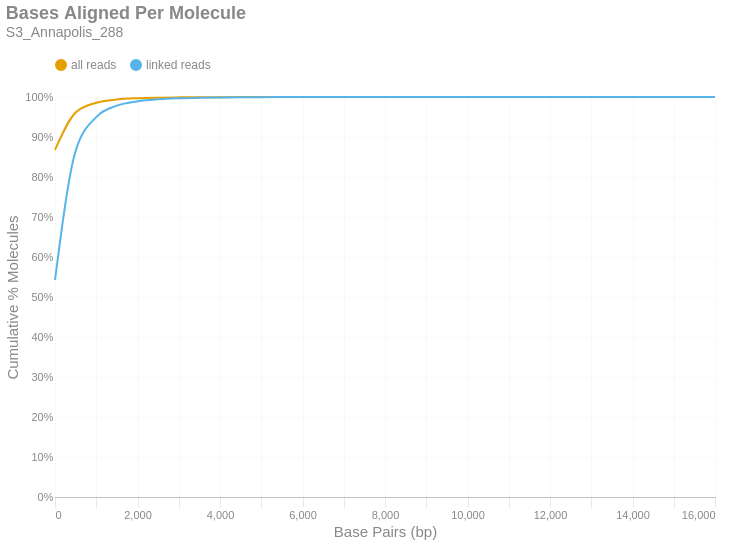

Notebook code for this chart:
### Markdown cell above
### Bases Aligned Per Molecule
This is a cumulative frequency distribution showing the number of base pairs aligned per unique molecule. These data are shown in 500 bp bins. There are two distributions: one with `all reads` (yellow) and another with only `linked reads` (blue). The percent of molecules in the `linked reads` distribution is relative to the total number of linked molecules.

### Code cell
if SKIPLR:
    print_html(f"Skipped")
else:
    binned_df = consolidated_hist(valids['aligned_bp'], mask, 500, True)
    with SafeRender(binned_df):
        (
            density_plot(binned_df, 'Bases Aligned Per Molecule', samplename, 'basesper')
            .encode(
                x=alt.X('bin:Q', title="Base Pairs (bp)").axis(tickMinStep=500).scale(padding=0),
                y=alt.Y('value:Q', title='Cumulative % Molecules')
                    .axis(format='%')
                    .scale(domain = [0,1])
                    .stack(False),
                color=alt.Color("key:N").scale(domain = ["all reads", "linked reads"]),
                tooltip = [
                    alt.Tooltip("key:N", title = "Data Type"),
                    alt.Tooltip("range_label:N", title="Bases Aligned Per Molecule"),
                    alt.Tooltip("value:Q", format = ".2%", title="% Molecules (Cum.)")
                ]
            )
        ).display()

### Figure 1 — Vega-Lite specification as saved in the notebook (floating-point values rounded to 4 significant figures)
{"width": "container", "height": 400, "config": {"title": {"anchor": "start", "dy": -15, "fontSize": 18, "color": "#888888", "subtitleColor": "#888888", "subtitleFontSize": 14}, "arc": {"fill": "#0072B2"}, "axis": {"domainColor": "#888888", "domainWidth": 0.5, "gridWidth": 0.2, "grid": false, "titleFontWeight": 400, "titleFontSize": 15, "labelFontSize": 11, "labelColor": "#888888", "tickColor": "#888888", "tickWidth": 0.2, "titleColor": "#888888"}, "axisBand": {"grid": false}, "axisX": {"grid": true, "tickSize": 10, "domainCap": "round"}, "axisY": {"domain": false, "grid": true, "tickSize": 0, "domainCap": "round"}, "background": "transparent", "header": {"labelFontSize": 15, "labelColor": "#888888", "titleFontSize": 15, "titleFontWeight": 600, "titleColor": "#888888"}, "legend": {"labelFont": "sans-serif", "labelFontSize": 12, "labelColor": "#888888", "symbolSize": 100, "symbolType": "circle", "titleFontSize": 12, "titlePadding": 10, "titleColor": "#888888", "title": null, "orient": "top"}, "range": {"category": ["#E69F00", "#56B4E9", "#009E73", "#F0E442", "#0072B2", "#D55E00", "#CC79A7", "#000000"], "diverging": ["#cfe8f3", "#a2d4ec", "#73bfe2", "#46abdb", "#1696d2", "#12719e"]}, "area": {"fill": "#0072B2", "fillOpacity": 0.7, "line": true, "strokeOpacity": 0.7}, "line": {"color": "#0072B2", "stroke": "#0072B2", "strokeWidth": 2}, "trail": {"color": "#0072B2", "stroke": "#0072B2", "strokeWidth": 0, "size": 1}, "point": {"filled": true, "fillOpacity": 1.0, "size": 95}, "text": {"color": "#888888", "fontSize": 11, "align": "right", "fontWeight": 400, "size": 11}, "bar": {"fill": "#0072B2", "stroke": null}, "view": {"stroke": null, "continuousWidth": 660, "continuousHeight": 400}}, "data": {"name": "data-ae2b05d287e0e61df937438c87627ef8"}, "mark": {"type": "line", "interpolate": "monotone", "point": {"opacity": 0, "size": 275}}, "encoding": {"color": {"field": "key", "scale": {"domain": ["all reads", "linked reads"]}, "type": "nominal"}, "tooltip": [{"field": "key", "title": "Data Type", "type": "nominal"}, {"field": "range_label", "title": "Bases Aligned Per Molecule", "type": "nominal"}, {"field": "value", "format": ".2%", "title": "% Molecules (Cum.)", "type": "quantitative"}], "x": {"axis": {"tickMinStep": 500}, "field": "bin", "scale": {"padding": 0}, "title": "Base Pairs (bp)", "type": "quantitative"}, "y": {"axis": {"format": "%"}, "field": "value", "scale": {"domain": [0, 1]}, "stack": false, "title": "Cumulative % Molecules", "type": "quantitative"}}, "params": [{"name": "param_c36ac31b6afebe62", "select": {"type": "point", "fields": ["key"]}, "bind": "legend"}], "title": {"text": "Bases Aligned Per Molecule", "subtitle": "S3_Annapolis_288"}, "transform": [{"fold": ["all reads (cumsum)", "linked reads (cumsum)"]}, {"calculate": "replace(datum.key, ' (cumsum)', '')", "as": "key"}, {"filter": {"param": "param_c36ac31b6afebe62"}}], "usermeta": {"embedOptions": {"downloadFileName": "S3_Annapolis_288.basesper"}}, "$schema": "https://vega.github.io/schema/vega-lite/v6.1.0.json", "datasets": {"data-ae2b05d287e0e61df937438c87627ef8": [{"bin": "0.0", "interval": "0.0-500.0", "all reads": 0.8676, "linked reads": 0.5425, "all reads (cumsum)": 0.8676, "linked reads (cumsum)": 0.5425, "range_label": "0-499"}, {"bin": "500.0", "interval": "500.0-1000.0", "all reads": 0.09342, "linked reads": 0.3224, "all reads (cumsum)": 0.9611, "linked reads (cumsum)": 0.865, "range_label": "500-999"}, {"bin": "1000.0", "interval": "1000.0-1500.0", "all reads": 0.02448, "linked reads": 0.0849, "all reads (cumsum)": 0.9855, "linked reads (cumsum)": 0.9499, "range_label": "1000-1499"}, {"bin": "1500.0", "interval": "1500.0-2000.0", "all reads": 0.008219, "linked reads": 0.0285, "all reads (cumsum)": 0.9938, "linked reads (cumsum)": 0.9784, "range_label": "1500-1999"}, {"bin": "2000.0", "interval": "2000.0-2500.0", "all reads": 0.003215, "linked reads": 0.01115, "all reads (cumsum)": 0.997, "linked reads (cumsum)": 0.9895, "range_label": "2000-2499"}, {"bin": "2500.0", "interval": "2500.0-3000.0", "all reads": 0.001405, "linked reads": 0.004873, "all reads (cumsum)": 0.9984, "linked reads (cumsum)": 0.9944, "range_label": "2500-2999"}, {"bin": "3000.0", "interval": "3000.0-3500.0", "all reads": 0.0006914, "linked reads": 0.002398, "all reads (cumsum)": 0.9991, "linked reads (cumsum)": 0.9968, "range_label": "3000-3499"}, {"bin": "3500.0", "interval": "3500.0-4000.0", "all reads": 0.000379, "linked reads": 0.001314, "all reads (cumsum)": 0.9995, "linked reads (cumsum)": 0.9981, "range_label": "3500-3999"}, {"bin": "4000.0", "interval": "4000.0-4500.0", "all reads": 0.0002133, "linked reads": 0.0007397, "all reads (cumsum)": 0.9997, "linked reads (cumsum)": 0.9988, "range_label": "4000-4499"}, {"bin": "4500.0", "interval": "4500.0-5000.0", "all reads": 0.0001254, "linked reads": 0.000435, "all reads (cumsum)": 0.9998, "linked reads (cumsum)": 0.9993, "range_label": "4500-4999"}, {"bin": "5000.0", "interval": "5000.0-5500.0", "all reads": 7.36e-05, "linked reads": 0.0002552, "all reads (cumsum)": 0.9999, "linked reads (cumsum)": 0.9995, "range_label": "5000-5499"}, {"bin": "5500.0", "interval": "5500.0-6000.0", "all reads": 4.747e-05, "linked reads": 0.0001646, "all reads (cumsum)": 0.9999, "linked reads (cumsum)": 0.9997, "range_label": "5500-5999"}, {"bin": "6000.0", "interval": "6000.0-6500.0", "all reads": 3.092e-05, "linked reads": 0.0001072, "all reads (cumsum)": 0.9999, "linked reads (cumsum)": 0.9998, "range_label": "6000-6499"}, {"bin": "6500.0", "interval": "6500.0-7000.0", "all reads": 1.978e-05, "linked reads": 6.859e-05, "all reads (cumsum)": 1.0, "linked reads (cumsum)": 0.9999, "range_label": "6500-6999"}, {"bin": "7000.0", "interval": "7000.0-7500.0", "all reads": 1.197e-05, "linked reads": 4.152e-05, "all reads (cumsum)": 1.0, "linked reads (cumsum)": 0.9999, "range_label": "7000-7499"}, {"bin": "7500.0", "interval": "7500.0-8000.0", "all reads": 6.558e-06, "linked reads": 2.274e-05, "all reads (cumsum)": 1.0, "linked reads (cumsum)": 0.9999, "range_label": "7500-7999"}, {"bin": "8000.0", "interval": "8000.0-8500.0", "all reads": 6.246e-06, "linked reads": 2.166e-05, "all reads (cumsum)": 1.0, "linked reads (cumsum)": 1.0, "range_label": "8000-8499"}, {"bin": "8500.0", "interval": "8500.0-9000.0", "all reads": 2.498e-06, "linked reads": 8.664e-06, "all reads (cumsum)": 1.0, "linked reads (cumsum)": 1.0, "range_label": "8500-8999"}, {"bin": "9000.0", "interval": "9000.0-9500.0", "all reads": 1.874e-06, "linked reads": 6.498e-06, "all reads (cumsum)": 1.0, "linked reads (cumsum)": 1.0, "range_label": "9000-9499"}, {"bin": "9500.0", "interval": "9500.0-10000.0", "all reads": 1.562e-06, "linked reads": 5.415e-06, "all reads (cumsum)": 1.0, "linked reads (cumsum)": 1.0, "range_label": "9500-9999"}, {"bin": "10000.0", "interval": "10000.0-10500.0", "all reads": 1.457e-06, "linked reads": 5.054e-06, "all reads (cumsum)": 1.0, "linked reads (cumsum)": 1.0, "range_label": "10000-10499"}, {"bin": "10500.0", "interval": "10500.0-11000.0", "all reads": 1.041e-06, "linked reads": 3.61e-06, "all reads (cumsum)": 1.0, "linked reads (cumsum)": 1.0, "range_label": "10500-10999"}, {"bin": "11000.0", "interval": "11000.0-11500.0", "all reads": 9.369e-07, "linked reads": 3.249e-06, "all reads (cumsum)": 1.0, "linked reads (cumsum)": 1.0, "range_label": "11000-11499"}, {"bin": "11500.0", "interval": "11500.0-12000.0", "all reads": 2.082e-07, "linked reads": 7.22e-07, "all reads (cumsum)": 1.0, "linked reads (cumsum)": 1.0, "range_label": "11500-11999"}, {"bin": "12000.0", "interval": "12000.0-12500.0", "all reads": 4.164e-07, "linked reads": 1.444e-06, "all reads (cumsum)": 1.0, "linked reads (cumsum)": 1.0, "range_label": "12000-12499"}, {"bin": "12500.0", "interval": "12500.0-13000.0", "all reads": 3.123e-07, "linked reads": 1.083e-06, "all reads (cumsum)": 1.0, "linked reads (cumsum)": 1.0, "range_label": "12500-12999"}, {"bin": "13000.0", "interval": "13000.0-13500.0", "all reads": 1.041e-07, "linked reads": 3.61e-07, "all reads (cumsum)": 1.0, "linked reads (cumsum)": 1.0, "range_label": "13000-13499"}, {"bin": "13500.0", "interval": "13500.0-14000.0", "all reads": 0.0, "linked reads": 0.0, "all reads (cumsum)": 1.0, "linked reads (cumsum)": 1.0, "range_label": "13500-13999"}, {"bin": "14000.0", "interval": "14000.0-14500.0", "all reads": 1.041e-07, "linked reads": 3.61e-07, "all reads (cumsum)": 1.0, "linked reads (cumsum)": 1.0, "range_label": "14000-14499"}, {"bin": "14500.0", "interval": "14500.0-15000.0", "all reads": 0.0, "linked reads": 0.0, "all reads (cumsum)": 1.0, "linked reads (cumsum)": 1.0, "range_label": "14500-14999"}, {"bin": "15000.0", "interval": "15000.0-15500.0", "all reads": 0.0, "linked reads": 0.0, "all reads (cumsum)": 1.0, "linked reads (cumsum)": 1.0, "range_label": "15000-15499"}, {"bin": "15500.0", "interval": "15500.0-16000.0", "all reads": 2.082e-07, "linked reads": 7.22e-07, "all reads (cumsum)": 1.0, "linked reads (cumsum)": 1.0, "range_label": "15500-15999"}, {"bin": "16000.0", "interval": "16000.0-16500.0", "all reads": 1.041e-07, "linked reads": 3.61e-07, "all reads (cumsum)": 1.0, "linked reads (cumsum)": 1.0, "range_label": "16000-16499"}]}}
